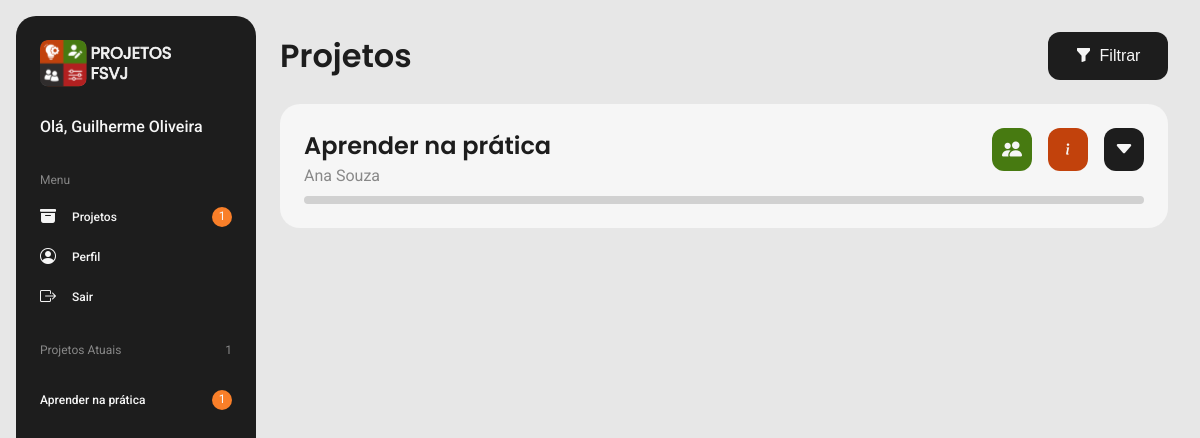
/src/pages/projetos/projetos.php?id_usuario=3, run on an earlier commit of the app's database.
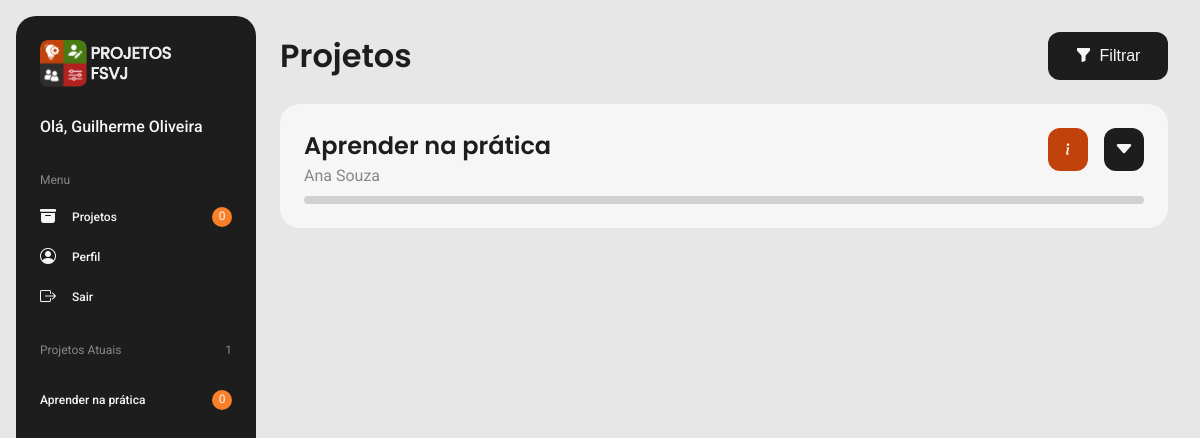
And on a later commit of the database.
### tables this page shows
CREATE TABLE `usuarios` (
  `ID_USUARIO` int(11) NOT NULL,
  `NOME` varchar(50) NOT NULL,
  `EMAIL` varchar(50) NOT NULL,
  `SENHA` varchar(50) NOT NULL,
  `HIERARQUIA` enum('DIRETOR','COORDENADOR','VOLUNTÁRIO') NOT NULL,
  `CRIADO_EM` date DEFAULT curdate(),
  `EXCLUIDO` varchar(1) DEFAULT 'N'
);

CREATE TABLE `projetos` (
  `ID_PROJETO` int(11) NOT NULL,
  `NOME` varchar(50) NOT NULL,
  `ESCOPO` mediumtext DEFAULT NULL,
  `DATA_INICIO` date NOT NULL,
  `DATA_TERMINO` date NOT NULL,
  `CRIADO_EM` date DEFAULT curdate(),
  `ID_LOCAL` int(11) DEFAULT NULL,
  `ID_DIRETOR` int(11) NOT NULL,
  `ID_COORDENADOR` int(11) NOT NULL
);

CREATE TABLE `fases` (
  `ID_FASE` int(11) NOT NULL,
  `NOME` varchar(50) NOT NULL,
  `ESCOPO` mediumtext DEFAULT NULL,
  `ESTADO` enum('NÃO INICIADA','EM ANDAMENTO','CONCLUÍDA') DEFAULT 'NÃO INICIADA',
  `DATA_INICIO` date NOT NULL,
  `DATA_TERMINO` date NOT NULL,
  `ID_PROJETO` int(11) NOT NULL
);

### src/pages/projetos/projetos.php (shortened to what this page needs)
<?php
    include("../../../conexao.php");
?>
<!DOCTYPE html>
<html lang="pt-br">
    <head>
        <link rel="stylesheet" href="https://cdn.jsdelivr.net/npm/bootstrap-icons@1.13.1/font/bootstrap-icons.min.css" />
        <link rel="stylesheet" href="projetos.css" />
        <link rel="stylesheet" href="../../styles/components/navbar.css" />
        <link rel="stylesheet" href="../../styles/components/projeto.css" />
        <link rel="stylesheet" href="../../styles/components/informacoes_projeto.css" />
        <link rel="stylesheet" href="../../styles/components/participantes_projeto.css" />
        <link rel="stylesheet" href="../../styles/components/editar_projeto.css" />
        <link rel="stylesheet" href="../../styles/components/adicionar_projeto.css" />
        <link rel="stylesheet" href="../../styles/components/excluir_projeto.css" />
        <link rel="stylesheet" href="../../styles/components/filtrar_projeto.css" />
    </head>
    <body>
        <?php include("../../components/navbar.php"); ?>
        <main class="main-container">
            <section class="main-header">
                <h1>Projetos</h1>
                <div class="botoes-header">
                    <button class="filtrar" onclick="AbrirFiltrarProjeto()"><i class="bi bi-funnel-fill"></i>Filtrar</button>
                </div>
            </section>
            <?php
                include("../../components/projeto.php");
            ?>
        </main>
    </body>
</html>

### src/components/navbar.php (shortened to what this page needs)
<?php
    $id_usuario = $_GET["id_usuario"];
    $sql = "SELECT * FROM USUARIOS U WHERE U.ID_USUARIO = '$id_usuario'";
    $query_usuario = $mysqli -> query($sql);
    $row_usuario = $query_usuario -> fetch_assoc();
    $hierarquia = $row_usuario["HIERARQUIA"];
    $nome_usuario = $row_usuario["NOME"];
    $sql = "SELECT * FROM TAREFAS T INNER JOIN USUARIOS_TAREFAS UT ON T.ID_TAREFA = UT.ID_TAREFA INNER JOIN FASES F ON T.ID_FASE = F.ID_FASE INNER JOIN PROJETOS P ON F.ID_PROJETO = P.ID_PROJETO WHERE UT.ID_USUARIO = '$id_usuario' AND P.DATA_INICIO <= CURRENT_DATE() AND P.DATA_TERMINO >= CURRENT_DATE()";
    $query_tarefas_atuais = $mysqli -> query($sql);
    $quantidade_tarefas_atuais = $query_tarefas_atuais -> num_rows;
?>
<nav class="nav-container">
    <section class="nav-logo">
        <img class="logo" src="../../assets/images/logo_menu.svg" alt="Logo do software">
    </section>
    <div class="mensagem-usuario">
        <p><?php echo "Olá, ".$nome_usuario; ?></p>
    </div>
    <section class="nav-menu">
        <h2>Menu</h2>
        <ul>
            <li>
                <div class="nav-menu-item">
                    <a href="../projetos/projetos.php?id_usuario=<?php echo $id_usuario; ?>"><i class="bi bi-archive-fill"></i>Projetos</a>
                    <?php if ($hierarquia != "DIRETOR") {echo '<div><span>'.$quantidade_tarefas_atuais.'</span></div>';} ?>
                </div>
            </li>
            <li><a href="../perfil/perfil.php?id_usuario=<?php echo $id_usuario; ?>"><i class="bi bi-person-circle"></i>Perfil</a></li>
            <li><a href="../../../index.php"><i class="bi bi-box-arrow-right"></i>Sair</a></li>
        </ul>
    </section>
    <section class="nav-projetos">
        <h2>Projetos Atuais</h2>
        <?php
            if ($hierarquia == "VOLUNTÁRIO") {
                $sql = "SELECT DISTINCT P.ID_PROJETO, P.NOME FROM PROJETOS P INNER JOIN USUARIOS_PROJETOS UP ON P.ID_PROJETO = UP.ID_PROJETO WHERE UP.ID_USUARIO = '$id_usuario' AND P.DATA_INICIO <= CURRENT_DATE() AND P.DATA_TERMINO >= CURRENT_DATE()";
                $query_projetos_atuais = $mysqli -> query($sql);
                $quantidade_projetos_atuais = $query_projetos_atuais -> num_rows;
            }
            else {
                $sql = "SELECT DISTINCT P.ID_PROJETO, P.NOME FROM PROJETOS P WHERE P.DATA_INICIO <= CURRENT_DATE() AND P.DATA_TERMINO >= CURRENT_DATE()";
                $query_projetos_atuais = $mysqli -> query($sql);
                $quantidade_projetos_atuais = $query_projetos_atuais -> num_rows;
            }
        ?>
        <span><?php echo $quantidade_projetos_atuais;?></span>
        <ul>
            <?php
                while($row_projetos_atuais = $query_projetos_atuais -> fetch_assoc()) {
                    $id_projeto = $row_projetos_atuais["ID_PROJETO"];
                    $nome_projeto = $row_projetos_atuais["NOME"];
                    $sql = "SELECT * FROM TAREFAS T INNER JOIN USUARIOS_TAREFAS UT ON T.ID_TAREFA = UT.ID_TAREFA INNER JOIN FASES F ON T.ID_FASE = F.ID_FASE INNER JOIN PROJETOS P ON F.ID_PROJETO = P.ID_PROJETO WHERE UT.ID_USUARIO = '$id_usuario' AND P.ID_PROJETO = '$id_projeto' AND P.DATA_INICIO <= CURRENT_DATE() AND P.DATA_TERMINO >= CURRENT_DATE()";
                    $query_tarefas_atuais = $mysqli -> query($sql);
                    $quantidade_tarefas_atuais = $query_tarefas_atuais -> num_rows;
                    echo '<li><div class="nav-projetos-item"><p class="nome-projeto">'.$nome_projeto.'</p>'.($hierarquia == "DIRETOR" ? '' : '<div><span>'.$quantidade_tarefas_atuais.'</span></div>').'</div></li>';
                }
            ?>
        </ul>
    </section>
</nav>

### src/components/projeto.php (shortened to what this page needs)
<?php
    if ($hierarquia == "VOLUNTÁRIO") {
        $sql = "SELECT DISTINCT P.ID_PROJETO, P.ID_COORDENADOR, P.NOME FROM PROJETOS P INNER JOIN USUARIOS_PROJETOS UP ON P.ID_PROJETO = UP.ID_PROJETO WHERE UP.ID_USUARIO = '$id_usuario' AND P.DATA_INICIO <= CURRENT_DATE() AND P.DATA_TERMINO >= CURRENT_DATE()";
        $query_projeto = $mysqli -> query($sql);
    }
    else {
        $sql = "SELECT * FROM PROJETOS P";
        $query_projeto = $mysqli -> query($sql);
    }
    while ($row_projeto = $query_projeto -> fetch_assoc()) {
        $id_projeto = $row_projeto["ID_PROJETO"];
        $id_coordenador = $row_projeto["ID_COORDENADOR"];
        $nome_projeto = $row_projeto["NOME"];
        $sql = "SELECT * FROM USUARIOS U WHERE U.ID_USUARIO = '$id_coordenador'";
        $query_coordenador = $mysqli -> query($sql);
        $row_coordenador = $query_coordenador -> fetch_assoc();
        $nome_coordenador = $row_coordenador["NOME"];
        echo '
            <section id="projeto'.$id_projeto.'" class="projeto-container">
                <div class="projeto-header">
                    <div class="titulo-projeto">
                        <h2>'.$nome_projeto.'</h2>
                        <p>'.$nome_coordenador.'</p>
                    </div>
                    <div class="botoes-projeto">
                        '.($hierarquia == "DIRETOR" ? '<button id="btnExcluirProjeto'.$id_projeto.'" onclick="AbrirExcluirProjeto'.$id_projeto.'()"><i class="bi bi-trash3-fill"></i></button>' : '').'
                        '.($hierarquia == "COORDENADOR" ? '<button id="btnAdcionarFase'.$id_projeto.'" onclick="AdicionarFase()"><i class="bi bi-plus-lg"></i></button>' : '').'
                        '.($hierarquia == "DIRETOR" ? '<button id="btnEditarProjeto'.$id_projeto.'" onclick="AbrirEditarProjeto'.$id_projeto.'()"><i class="bi bi-sliders"></i></button>' : '').'
                        '.($hierarquia != "VOLUNTÁRIO" ? '<button id="btnParticipantesProjeto'.$id_projeto.'" onclick="AbrirParticipantesProjeto'.$id_projeto.'()"><i class="bi bi-people-fill"></i></button>' : '').'
                        <button onclick="AbrirInformacoesProjeto'.$id_projeto.'()"><i class="bi bi-info"></i></button>
                        <button id="btnExibirFases'.$id_projeto.'" onclick="ExibirFases'.$id_projeto.'()"><i class="bi bi-caret-down-fill"></i></button>
                        <button id="btnEsconderFases'.$id_projeto.'" class="btnEsconderFases" onclick="EsconderFases'.$id_projeto.'()"><i class="bi bi-caret-up-fill"></i></button>
                    </div>
                </div>
                <div class="progresso-container">';
                    $sql = "SELECT * FROM FASES F WHERE F.ID_PROJETO = '$id_projeto'";
                    $query_fase = $mysqli -> query($sql);
                    while ($row_fase = $query_fase -> fetch_assoc()) {
                        $estado_fase = $row_fase["ESTADO"];
                        if ($estado_fase == "Concluída") {
                            echo '<div class="progresso progresso-cheio"></div>';
                        }
                        else {
                            echo '<div class="progresso progresso-vazio"></div>';
                        }
                    }
                echo '</div>
            </section>
            <section id="fasesProjeto'.$id_projeto.'" class="fases-container">';
            echo '</section>
            <script>
                function ExibirFases'.$id_projeto.'() {
                    let fasesProjeto = document.getElementById("fasesProjeto'.$id_projeto.'");
                    let btnExibirFases = document.getElementById("btnExibirFases'.$id_projeto.'");
                    let btnEsconderFases = document.getElementById("btnEsconderFases'.$id_projeto.'");
                    btnExibirFases.style.display = "none";
                    btnEsconderFases.style.display = "block";
                    fasesProjeto.style.display = "block"
                }
                function EsconderFases'.$id_projeto.'() {
                    let fasesProjeto = document.getElementById("fasesProjeto'.$id_projeto.'");
                    let btnExibirFases = document.getElementById("btnExibirFases'.$id_projeto.'");
                    let btnEsconderFases = document.getElementById("btnEsconderFases'.$id_projeto.'");
                    btnExibirFases.style.display = "block";
                    btnEsconderFases.style.display = "none";
                    fasesProjeto.style.display = "none"
                }
            </script>
        ';
    }
?>

### src/pages/projetos/projetos.css (style rules this page uses)
* { margin: 0; padding: 0; list-style-type: none; }
body { background-color: var(--g2); display: grid; grid-template-columns: 280px 1fr; height: 100vh; }
.main-container { margin-right: 32px; }
.main-header { display: flex; justify-content: space-between; align-items: center; margin-top: 32px; margin-bottom: 24px; }
.main-header h1 { color: var(--g11); font-family: 'Poppins'; font-size: 32px; line-height: 1.5; font-weight: var(--semibold); }
.botoes-header { display: flex; gap: 16px; }
.filtrar { background-color: var(--g11); color: var(--g1); border-radius: 12px; height: 48px; width: 120px; border: none; font-size: 16px; background-color: 0.3s; cursor: pointer; }
.filtrar i { margin-right: 8px; }

### src/styles/components/navbar.css (style rules this page uses)
.nav-container { background-color: var(--g11); margin: 16px 24px 16px 16px; border-radius: 20px; box-sizing: border-box; padding: 24px; }
.nav-logo { margin-bottom: 24px; }
.mensagem-usuario p { color: var(--g1); font-family: 'Roboto'; font-size: 16px; font-weight: var(--medium); line-height: 1.5; margin-bottom: 32px; }
.nav-menu { margin-bottom: 32px; }
.nav-menu ul { display: flex; flex-direction: column; gap: 16px; }
.nav-container h2, .nav-projetos span { font-family: 'Roboto'; font-weight: var(--regular); color: var(--g5); font-size: 12px; line-height: 1.5; margin-bottom: 16px; }
.nav-container li a { display: grid; grid-template-columns: auto 1fr; gap: 16px; color: var(--g1); text-decoration: none; font-family: 'Roboto'; font-weight: var(--medium); color: var(--g1); font-size: 12px; line-height: 1.5; align-items: center; }
.nav-container li a i { font-size: 16px; }
.nav-menu-item, .nav-projetos-item { display: grid; grid-template-columns: 1fr auto; }
.nav-menu-item div, .nav-projetos-item div { width: 20px; height: 20px; border-radius: 20px; background-color: var(--o6); display: flex; justify-content: center; align-self: center; }
.nav-menu-item div span, .nav-projetos-item div span { color: var(--g1); font-size: 12px; line-height: 1.5; font-family: 'Roboto'; }
.nav-projetos { position: relative; }
.nav-projetos > span { position: absolute; top: 0; right: 0; }
.nome-projeto { color: var(--g1); font-family: 'Roboto'; font-size: 12px; font-weight: var(--medium); line-height: 1.5; margin: 16px 0; }

### src/styles/components/projeto.css (style rules this page uses)
.projeto-container { margin-top: 24px; align-items: center; background-color: var(--g1); border-radius: 20px; box-sizing: border-box; padding: 24px; }
.projeto-container h2 { color: var(--g11); font-family: 'Poppins'; font-size: 24px; font-weight: var(--semibold); line-height: 1.5; }
.projeto-container p { color: var(--g5); font-family: 'Roboto'; font-size: 16px; font-weight: var(--regular); line-height: 1.5; }
.projeto-header { display: flex; justify-content: space-between; width: 100%; margin-bottom: 8px; }
.botoes-projeto { display: flex; gap: 16px; align-items:start; }
.botoes-projeto button { font-size: 20px; padding: 10px; border: none; border-radius: 12px; color: var(--g1); cursor: pointer; }
.botoes-projeto button:nth-last-child(-n + 2) { background-color: var(--g11); }
.botoes-projeto button:nth-last-child(3) { background-color: var(--o8); }
.progresso-container { width: 100%; height: 8px; }
.progresso { width: 100%; height: 100%; border-radius: 4px; display: flex; gap: 16px; }
.progresso-vazio { background-color: var(--g3); }
.botoes-projeto button:nth-last-child(4) { background-color: var(--gr8); }

### src/styles/global.css (style rules this page uses)
:root { --g1: #F6F6F6; --g2: #E7E7E7; --g3: #D1D1D1; --g4: #B0B0B0; --g5: #888888; --g6: #6D6D6D; --g8: #4F4F4F; --g10: #3D3D3D; --g11: #1D1D1D; --r7: #D72B2B; --r8: #B22020; --o5: #FB933C; --o6: #F97F29; --o8: #C2420C; --y5: #E69E2A; --y6: #E08520; --gr6: #75C019; --gr7: #5CA010; --gr8: #477A11; --regular: 400; --medium: 500; --semibold: 600; }

What changed in the data, as far as the page shows it:
changed usuarios "Guilherme Oliveira": HIERARQUIA "VOLUNTARIO" → "VOLUNTÁRIO" (drawn)
changed projetos "Aprender na prática": quantidade_tarefas_atuais "1" → "0"
Also different on the page:
$quantidade_tarefas_atuais: "1" → "0"
